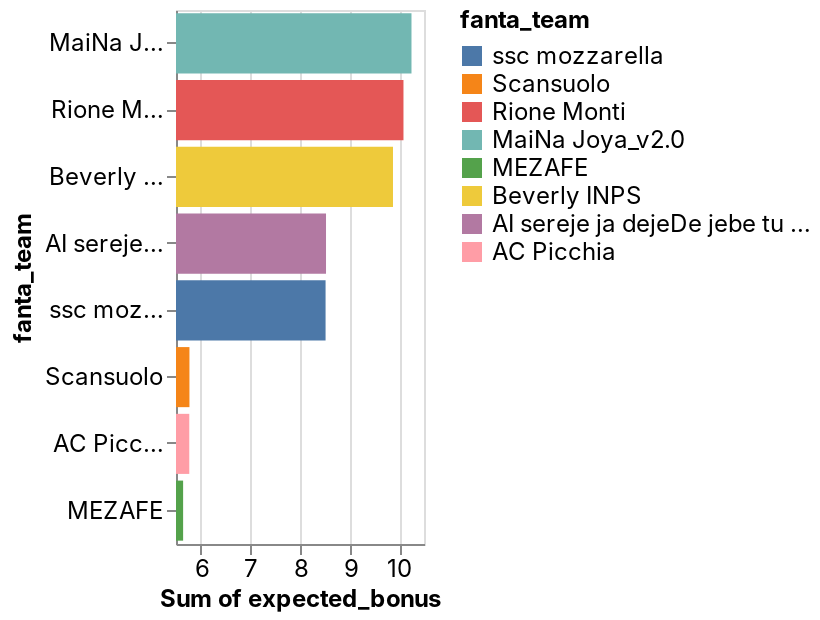

Notebook cell for this chart:
### Code cell
_deepnote_run_altair(predictions, """{"$schema":"https://vega.github.io/schema/vega-lite/v4.json","mark":{"type":"bar","tooltip":{"content":"data"}},"height":220,"autosize":{"type":"fit"},"data":{"name":"placeholder"},"encoding":{"x":{"field":"expected_bonus","type":"quantitative","sort":null,"scale":{"type":"linear","zero":false},"aggregate":"sum"},"y":{"field":"fanta_team","type":"nominal","sort":{"order":"descending","encoding":"x"},"scale":{"type":"linear","zero":true}},"color":{"field":"fanta_team","type":"nominal","sort":null,"scale":{"type":"linear","zero":false}}}}""")

### Figure 1 — Vega-Lite specification as saved in the notebook (floating-point values rounded to 4 significant figures)
{"config": {"view": {"continuousWidth": 400, "continuousHeight": 300}, "area": {"fill": "#51C0E9"}, "axis": {"labelFont": "Inter, sans-serif", "labelFontSize": 12, "labelFontWeight": "normal", "labelLimit": 60, "labelOverlap": "greedy", "titleFont": "Inter, sans-serif", "titleFontSize": 12, "titleFontWeight": "bold"}, "background": "#ffffff", "legend": {"labelFont": "Inter, sans-serif", "labelFontSize": 12, "titleFont": "Inter, sans-serif", "titleFontSize": 12, "titleFontWeight": "bold"}, "line": {"stroke": "#51C0E9", "strokeWidth": 2}, "rect": {"fill": "#51C0E9"}, "title": {"anchor": "start", "color": "#000000", "font": "Inter, sans-serif", "fontSize": 22, "fontWeight": "normal"}}, "data": {"name": "data-b0d245df05a01b914b177e051881c89f"}, "mark": {"type": "bar", "tooltip": {"content": "data"}}, "autosize": {"type": "fit"}, "encoding": {"color": {"type": "nominal", "field": "fanta_team", "scale": {"type": "linear", "zero": false}, "sort": null}, "x": {"type": "quantitative", "aggregate": "sum", "field": "expected_bonus", "scale": {"type": "linear", "zero": false}, "sort": null}, "y": {"type": "nominal", "field": "fanta_team", "scale": {"type": "linear", "zero": true}, "sort": {"encoding": "x", "order": "descending"}}}, "height": 300, "width": "container", "$schema": "https://vega.github.io/schema/vega-lite/v4.json", "datasets": {"data-b0d245df05a01b914b177e051881c89f": [{"fanta_team": "ssc mozzarella", "role": "D", "player": "Rui", "home_team": "Napoli", "away_team": "Salernitana", "expected_bonus": 0.4376}, {"fanta_team": "ssc mozzarella", "role": "D", "player": "Smalling", "home_team": "Empoli", "away_team": "Roma", "expected_bonus": 0.3123}, {"fanta_team": "ssc mozzarella", "role": "D", "player": "Ibañez", "home_team": "Empoli", "away_team": "Roma", "expected_bonus": 0.2231}, {"fanta_team": "ssc mozzarella", "role": "D", "player": "Tomori", "home_team": "AC Milan", "away_team": "Juventus", "expected_bonus": 0.123}, {"fanta_team": "ssc mozzarella", "role": "C", "player": "Mkhitaryan", "home_team": "Empoli", "away_team": "Roma", "expected_bonus": 0.9266}, {"fanta_team": "ssc mozzarella", "role": "C", "player": "Chiesa", "home_team": "AC Milan", "away_team": "Juventus", "expected_bonus": 0.8434}, {"fanta_team": "ssc mozzarella", "role": "C", "player": "Fabián", "home_team": "Napoli", "away_team": "Salernitana", "expected_bonus": 0.6357}, {"fanta_team": "ssc mozzarella", "role": "C", "player": "Torreira", "home_team": "Cagliari", "away_team": "Fiorentina", "expected_bonus": 0.3045}, {"fanta_team": "ssc mozzarella", "role": "C", "player": "Lopez", "home_team": "Torino", "away_team": "Sassuolo", "expected_bonus": 0.126}, {"fanta_team": "ssc mozzarella", "role": "A", "player": "Osimhen", "home_team": "Napoli", "away_team": "Salernitana", "expected_bonus": 2.842}, {"fanta_team": "ssc mozzarella", "role": "A", "player": "Politano", "home_team": "Napoli", "away_team": "Salernitana", "expected_bonus": 1.01}, {"fanta_team": "ssc mozzarella", "role": "A", "player": "Pavoletti", "home_team": "Cagliari", "away_team": "Fiorentina", "expected_bonus": 0.303}, {"fanta_team": "ssc mozzarella", "role": "A", "player": "Ribéry", "home_team": "Napoli", "away_team": "Salernitana", "expected_bonus": 0.2306}, {"fanta_team": "ssc mozzarella", "role": "A", "player": "Bonazzoli", "home_team": "Napoli", "away_team": "Salernitana", "expected_bonus": 0.1984}, {"fanta_team": "Scansuolo ", "role": "D", "player": "Koulibaly", "home_team": "Napoli", "away_team": "Salernitana", "expected_bonus": 0.3666}, {"fanta_team": "Scansuolo ", "role": "D", "player": "Vojvoda", "home_team": "Torino", "away_team": "Sassuolo", "expected_bonus": 0.3541}, {"fanta_team": "Scansuolo ", "role": "D", "player": "Karsdorp", "home_team": "Empoli", "away_team": "Roma", "expected_bonus": 0.229}, {"fanta_team": "Scansuolo ", "role": "D", "player": "Zappa", "home_team": "Cagliari", "away_team": "Fiorentina", "expected_bonus": 0.0964}, {"fanta_team": "Scansuolo ", "role": "C", "player": "Diaz", "home_team": "AC Milan", "away_team": "Juventus", "expected_bonus": 0.5339}, {"fanta_team": "Scansuolo ", "role": "C", "player": "Messias", "home_team": "AC Milan", "away_team": "Juventus", "expected_bonus": 0.3877}, {"fanta_team": "Scansuolo ", "role": "C", "player": "Traore", "home_team": "Torino", "away_team": "Sassuolo", "expected_bonus": 0.194}, {"fanta_team": "Scansuolo ", "role": "A", "player": "Scamacca", "home_team": "Torino", "away_team": "Sassuolo", "expected_bonus": 1.236}, {"fanta_team": "Scansuolo ", "role": "A", "player": "Pedro", "home_team": "Cagliari", "away_team": "Fiorentina", "expected_bonus": 0.9035}, {"fanta_team": "Scansuolo ", "role": "A", "player": "Leão", "home_team": "AC Milan", "away_team": "Juventus", "expected_bonus": 0.7748}, {"fanta_team": "Scansuolo ", "role": "A", "player": "Simy", "home_team": "Napoli", "away_team": "Salernitana", "expected_bonus": 0.6954}, {"fanta_team": "Rione Monti", "role": "D", "player": "Singo", "home_team": "Torino", "away_team": "Sassuolo", "expected_bonus": 0.4568}, {"fanta_team": "Rione Monti", "role": "D", "player": "Biraghi", "home_team": "Cagliari", "away_team": "Fiorentina", "expected_bonus": 0.4535}, {"fanta_team": "Rione Monti", "role": "D", "player": "Bastoni", "home_team": "Spezia", "away_team": "Sampdoria", "expected_bonus": 0.3513}, {"fanta_team": "Rione Monti", "role": "D", "player": "Bremer", "home_team": "Torino", "away_team": "Sassuolo", "expected_bonus": 0.3178}, {"fanta_team": "Rione Monti", "role": "D", "player": "Viña", "home_team": "Empoli", "away_team": "Roma", "expected_bonus": 0.2234}, {"fanta_team": "Rione Monti", "role": "D", "player": "Mancini", "home_team": "Empoli", "away_team": "Roma", "expected_bonus": 0.1994}, {"fanta_team": "Rione Monti", "role": "C", "player": "Pellegrini", "home_team": "Empoli", "away_team": "Roma", "expected_bonus": 1.736}, {"fanta_team": "Rione Monti", "role": "C", "player": "Zaniolo", "home_team": "Empoli", "away_team": "Roma", "expected_bonus": 1.119}, {"fanta_team": "Rione Monti", "role": "C", "player": "Frattesi", "home_team": "Torino", "away_team": "Sassuolo", "expected_bonus": 0.5083}, {"fanta_team": "Rione Monti", "role": "C", "player": "Damsgaard", "home_team": "Spezia", "away_team": "Sampdoria", "expected_bonus": 0.3815}, {"fanta_team": "Rione Monti", "role": "C", "player": "Kovalenko", "home_team": "Spezia", "away_team": "Sampdoria", "expected_bonus": 0.2164}, {"fanta_team": "Rione Monti", "role": "C", "player": "Strootman", "home_team": "Cagliari", "away_team": "Fiorentina", "expected_bonus": 0.1263}, {"fanta_team": "Rione Monti", "role": "A", "player": "Ibrahimovic", "home_team": "AC Milan", "away_team": "Juventus", "expected_bonus": 1.569}, {"fanta_team": "Rione Monti", "role": "A", "player": "Morata", "home_team": "AC Milan", "away_team": "Juventus", "expected_bonus": 0.8857}, {"fanta_team": "Rione Monti", "role": "A", "player": "Shomurodov", "home_team": "Empoli", "away_team": "Roma", "expected_bonus": 0.8151}, {"fanta_team": "Rione Monti", "role": "A", "player": "Raspadori", "home_team": "Torino", "away_team": "Sassuolo", "expected_bonus": 0.7275}, {"fanta_team": "MaiNa Joya_v2.0", "role": "D", "player": "Hernández", "home_team": "AC Milan", "away_team": "Juventus", "expected_bonus": 0.3841}, {"fanta_team": "MaiNa Joya_v2.0", "role": "D", "player": "Milenkovic", "home_team": "Cagliari", "away_team": "Fiorentina", "expected_bonus": 0.2276}, {"fanta_team": "MaiNa Joya_v2.0", "role": "D", "player": "Stojanovic", "home_team": "Empoli", "away_team": "Roma", "expected_bonus": 0.1443}, {"fanta_team": "MaiNa Joya_v2.0", "role": "D", "player": "Godín", "home_team": "Cagliari", "away_team": "Fiorentina", "expected_bonus": 0.1174}, {"fanta_team": "MaiNa Joya_v2.0", "role": "D", "player": "Ferrari", "home_team": "Torino", "away_team": "Sassuolo", "expected_bonus": 0.1158}, {"fanta_team": "MaiNa Joya_v2.0", "role": "D", "player": "Ruggeri", "home_team": "Napoli", "away_team": "Salernitana", "expected_bonus": 0.09147}, {"fanta_team": "MaiNa Joya_v2.0", "role": "C", "player": "Veretout", "home_team": "Empoli", "away_team": "Roma", "expected_bonus": 0.852}, {"fanta_team": "MaiNa Joya_v2.0", "role": "C", "player": "Bajrami", "home_team": "Empoli", "away_team": "Roma", "expected_bonus": 0.7234}, {"fanta_team": "MaiNa Joya_v2.0", "role": "C", "player": "Djuricic", "home_team": "Torino", "away_team": "Sassuolo", "expected_bonus": 0.6519}, {"fanta_team": "MaiNa Joya_v2.0", "role": "C", "player": "Pobega", "home_team": "Torino", "away_team": "Sassuolo", "expected_bonus": 0.6142}, {"fanta_team": "MaiNa Joya_v2.0", "role": "C", "player": "Maleh", "home_team": "Cagliari", "away_team": "Fiorentina", "expected_bonus": 0.48}, {"fanta_team": "MaiNa Joya_v2.0", "role": "A", "player": "Insigne", "home_team": "Napoli", "away_team": "Salernitana", "expected_bonus": 2.088}, {"fanta_team": "MaiNa Joya_v2.0", "role": "A", "player": "Abraham", "home_team": "Empoli", "away_team": "Roma", "expected_bonus": 2.053}, {"fanta_team": "MaiNa Joya_v2.0", "role": "A", "player": "Brekalo", "home_team": "Torino", "away_team": "Sassuolo", "expected_bonus": 0.9094}, {"fanta_team": "MaiNa Joya_v2.0", "role": "A", "player": "Cutrone", "home_team": "Empoli", "away_team": "Roma", "expected_bonus": 0.7954}, {"fanta_team": "MEZAFE", "role": "D", "player": "Bonucci", "home_team": "AC Milan", "away_team": "Juventus", "expected_bonus": 0.2607}, {"fanta_team": "MEZAFE", "role": "D", "player": "Nastasic", "home_team": "Cagliari", "away_team": "Fiorentina", "expected_bonus": 0.1466}, {"fanta_team": "MEZAFE", "role": "D", "player": "Danilo", "home_team": "AC Milan", "away_team": "Juventus", "expected_bonus": 0.124}, {"fanta_team": "MEZAFE", "role": "D", "player": "Chiellini", "home_team": "AC Milan", "away_team": "Juventus", "expected_bonus": 0.1037}, {"fanta_team": "MEZAFE", "role": "C", "player": "Verdi", "home_team": "Torino", "away_team": "Sassuolo", "expected_bonus": 0.5299}, {"fanta_team": "MEZAFE", "role": "C", "player": "Saelemaekers", "home_team": "AC Milan", "away_team": "Juventus", "expected_bonus": 0.466}, {"fanta_team": "MEZAFE", "role": "C", "player": "Cristante", "home_team": "Empoli", "away_team": "Roma", "expected_bonus": 0.3806}, {"fanta_team": "MEZAFE", "role": "C", "player": "McKennie", "home_team": "AC Milan", "away_team": "Juventus", "expected_bonus": 0.3456}, {"fanta_team": "MEZAFE", "role": "C", "player": "Tonali", "home_team": "AC Milan", "away_team": "Juventus", "expected_bonus": 0.2823}, {"fanta_team": "MEZAFE", "role": "C", "player": "Castrovilli", "home_team": "Cagliari", "away_team": "Fiorentina", "expected_bonus": 0.2408}, {"fanta_team": "MEZAFE", "role": "A", "player": "Dybala", "home_team": "AC Milan", "away_team": "Juventus", "expected_bonus": 1.156}, {"fanta_team": "MEZAFE", "role": "A", "player": "Quagliarella", "home_team": "Spezia", "away_team": "Sampdoria", "expected_bonus": 1.027}, {"fanta_team": "MEZAFE", "role": "A", "player": "Rebic", "home_team": "AC Milan", "away_team": "Juventus", "expected_bonus": 0.3323}, {"fanta_team": "MEZAFE", "role": "A", "player": "Kean", "home_team": "AC Milan", "away_team": "Juventus", "expected_bonus": 0.2476}, {"fanta_team": "Beverly INPS", "role": "D", "player": "Cuadrado", "home_team": "AC Milan", "away_team": "Juventus", "expected_bonus": 0.303}, {"fanta_team": "Beverly INPS", "role": "D", "player": "Lorenzo", "home_team": "Napoli", "away_team": "Salernitana", "expected_bonus": 0.2885}, {"fanta_team": "Beverly INPS", "role": "D", "player": "Romagnoli", "home_team": "AC Milan", "away_team": "Juventus", "expected_bonus": 0.1477}, {"fanta_team": "Beverly INPS", "role": "D", "player": "Kjaer", "home_team": "AC Milan", "away_team": "Juventus", "expected_bonus": 0.1248}, {"fanta_team": "Beverly INPS", "role": "C", "player": "Zielinski", "home_team": "Napoli", "away_team": "Salernitana", "expected_bonus": 1.339}, {"fanta_team": "Beverly INPS", "role": "C", "player": "Praet", "home_team": "Torino", "away_team": "Sassuolo", "expected_bonus": 0.7462}, {"fanta_team": "Beverly INPS", "role": "C", "player": "Callejón", "home_team": "Cagliari", "away_team": "Fiorentina", "expected_bonus": 0.6757}, {"fanta_team": "Beverly INPS", "role": "C", "player": "Elmas", "home_team": "Napoli", "away_team": "Salernitana", "expected_bonus": 0.5119}, {"fanta_team": "Beverly INPS", "role": "C", "player": "Kessié", "home_team": "AC Milan", "away_team": "Juventus", "expected_bonus": 0.393}, {"fanta_team": "Beverly INPS", "role": "C", "player": "Kulusevski", "home_team": "AC Milan", "away_team": "Juventus", "expected_bonus": 0.3105}, {"fanta_team": "Beverly INPS", "role": "A", "player": "Mertens", "home_team": "Napoli", "away_team": "Salernitana", "expected_bonus": 1.922}, {"fanta_team": "Beverly INPS", "role": "A", "player": "González", "home_team": "Cagliari", "away_team": "Fiorentina", "expected_bonus": 1.151}, {"fanta_team": "Beverly INPS", "role": "A", "player": "Berardi", "home_team": "Torino", "away_team": "Sassuolo", "expected_bonus": 0.984}, {"fanta_team": "Beverly INPS", "role": "A", "player": "Nzola", "home_team": "Spezia", "away_team": "Sampdoria", "expected_bonus": 0.9774}, {"fanta_team": "AI sereje ja dejeDe jebe tu de jebere", "role": "D", "player": "Rrahmani", "home_team": "Napoli", "away_team": "Salernitana", "expected_bonus": 0.3332}, {"fanta_team": "AI sereje ja dejeDe jebe tu de jebere", "role": "D", "player": "Manolas", "home_team": "Napoli", "away_team": "Salernitana", "expected_bonus": 0.2407}, {"fanta_team": "AI sereje ja dejeDe jebe tu de jebere", "role": "D", "player": "Augello", "home_team": "Spezia", "away_team": "Sampdoria", "expected_bonus": 0.1916}, {"fanta_team": "AI sereje ja dejeDe jebe tu de jebere", "role": "C", "player": "Candreva", "home_team": "Spezia", "away_team": "Sampdoria", "expected_bonus": 0.8795}, {"fanta_team": "AI sereje ja dejeDe jebe tu de jebere", "role": "C", "player": "Bonaventura", "home_team": "Cagliari", "away_team": "Fiorentina", "expected_bonus": 0.6431}, {"fanta_team": "AI sereje ja dejeDe jebe tu de jebere", "role": "C", "player": "Maggiore", "home_team": "Spezia", "away_team": "Sampdoria", "expected_bonus": 0.3848}, {"fanta_team": "AI sereje ja dejeDe jebe tu de jebere", "role": "C", "player": "Locatelli", "home_team": "AC Milan", "away_team": "Juventus", "expected_bonus": 0.2625}, {"fanta_team": "AI sereje ja dejeDe jebe tu de jebere", "role": "A", "player": "Vlahovic", "home_team": "Cagliari", "away_team": "Fiorentina", "expected_bonus": 2.76}, {"fanta_team": "AI sereje ja dejeDe jebe tu de jebere", "role": "A", "player": "Caputo", "home_team": "Spezia", "away_team": "Sampdoria", "expected_bonus": 1.129}, {"fanta_team": "AI sereje ja dejeDe jebe tu de jebere", "role": "A", "player": "Lozano", "home_team": "Napoli", "away_team": "Salernitana", "expected_bonus": 1.046}, {"fanta_team": "AI sereje ja dejeDe jebe tu de jebere", "role": "A", "player": "Mancuso", "home_team": "Empoli", "away_team": "Roma", "expected_bonus": 0.6544}, {"fanta_team": "AC Picchia", "role": "D", "player": "Calabria", "home_team": "AC Milan", "away_team": "Juventus", "expected_bonus": 0.4528}, {"fanta_team": "AC Picchia", "role": "D", "player": "Odriozola", "home_team": "Cagliari", "away_team": "Fiorentina", "expected_bonus": 0.2817}, {"fanta_team": "AC Picchia", "role": "D", "player": "Florenzi", "home_team": "AC Milan", "away_team": "Juventus", "expected_bonus": 0.2816}, {"fanta_team": "AC Picchia", "role": "D", "player": "Sandro", "home_team": "AC Milan", "away_team": "Juventus", "expected_bonus": 0.2064}, {"fanta_team": "AC Picchia", "role": "D", "player": "Ligt", "home_team": "AC Milan", "away_team": "Juventus", "expected_bonus": 0.1806}, {"fanta_team": "AC Picchia", "role": "D", "player": "Dalbert", "home_team": "Cagliari", "away_team": "Fiorentina", "expected_bonus": 0.1368}, {"fanta_team": "AC Picchia", "role": "C", "player": "Thorsby", "home_team": "Spezia", "away_team": "Sampdoria", "expected_bonus": 0.3442}, {"fanta_team": "AC Picchia", "role": "C", "player": "Marin", "home_team": "Cagliari", "away_team": "Fiorentina", "expected_bonus": 0.2568}, {"fanta_team": "AC Picchia", "role": "C", "player": "Nández", "home_team": "Cagliari", "away_team": "Fiorentina", "expected_bonus": 0.2314}, {"fanta_team": "AC Picchia", "role": "A", "player": "Giroud", "home_team": "AC Milan", "away_team": "Juventus", "expected_bonus": 1.221}, {"fanta_team": "AC Picchia", "role": "A", "player": "Belotti", "home_team": "Torino", "away_team": "Sassuolo", "expected_bonus": 1.139}, {"fanta_team": "AC Picchia", "role": "A", "player": "Verde", "home_team": "Spezia", "away_team": "Sampdoria", "expected_bonus": 0.5905}, {"fanta_team": "AC Picchia", "role": "A", "player": "Boga", "home_team": "Torino", "away_team": "Sassuolo", "expected_bonus": 0.4448}]}}
